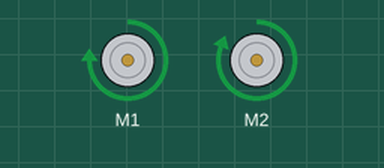
A sketch run on a simulated Arduino Uno, built with avr-gcc and run on an emulated ATmega328P. On the bench: 2 × DC motor (green arrow = forward, orange = backward, longer = faster). What the sketch prints to the serial monitor is not drawn.

Above: at 0.1 s.
At 5.7 s:
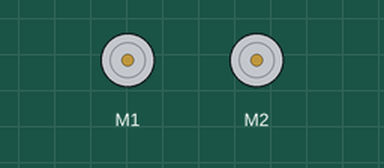
Timing chart, 0 to 7.2 s (numbered marks = the images above):
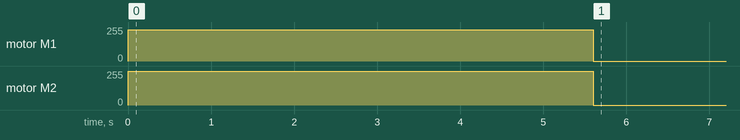

The sketch:

Motor_Test.ino
```cpp
#include "DualMC33926MotorShield.h"
DualMC33926MotorShield md;
void stopIfFault()
{
  if (md.getFault())
  {
    Serial.println("fault");
    while(1);
  }
}

void setup() {
  // put your setup code here, to run once:
  Serial.begin(115200);
  Serial.println("Dual MC33926 Motor Shield");
  md.init();
  md.setM1Speed(367);
  md.setM2Speed(400);
  delay(5600);
  md.setM1Speed(0);
  md.setM2Speed(0);
}

void loop() {
  // put your main code here, to run repeatedly:

}
```

Measured:
- by itself, motor M1: stopped → forward 233/255 at 0.00 s, → stopped 5.6 s later
- by itself, motor M2: stopped → forward 255/255 at 0.00 s, → stopped 5.6 s later
